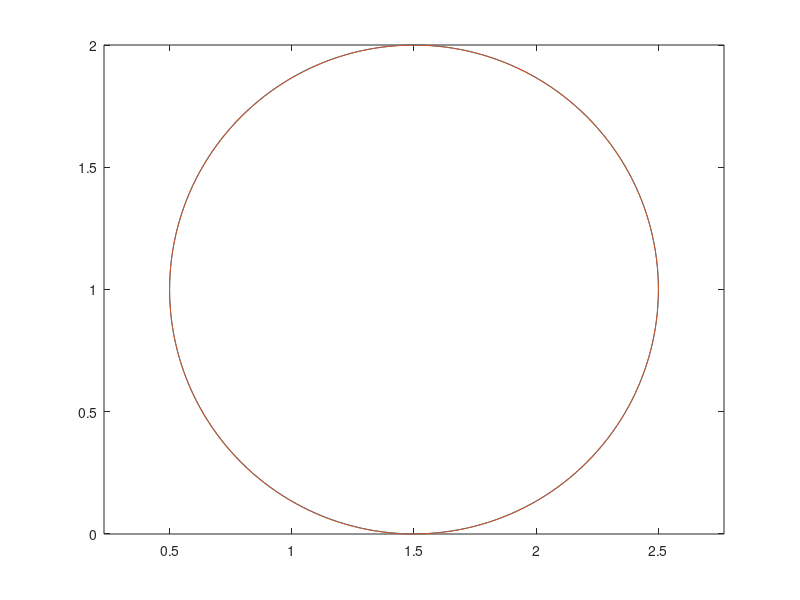
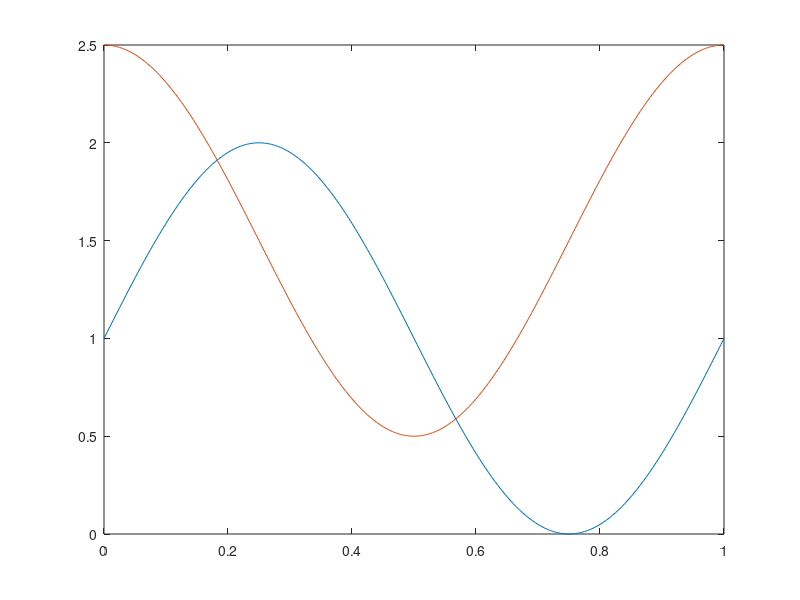
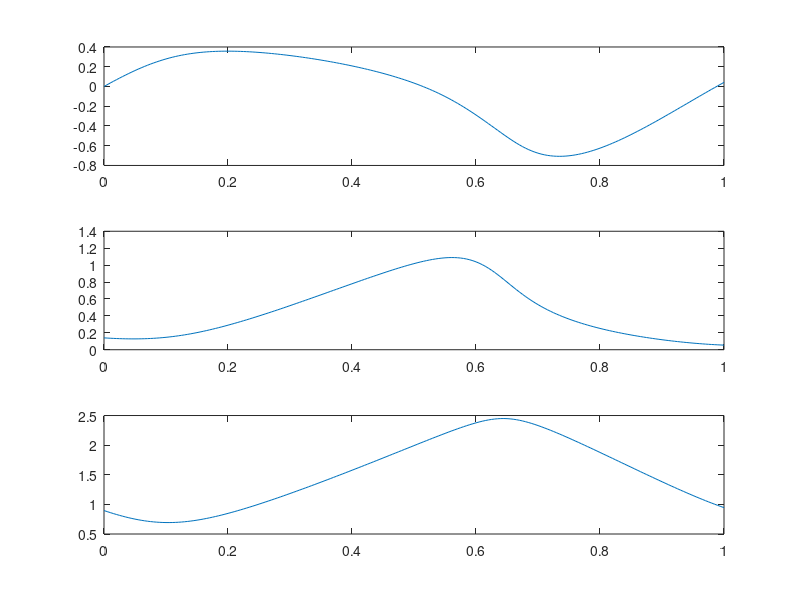

Write the MATLAB code that produced these figures, in order.
home
clear
close all

% envirment
% parameters of robot
m=1;
L=1;
% EF motion
f=1;
A=1;
phi=pi;
Tres=0.005;
time=0:Tres:1*f;

% Circle motion
Xef=A*cos(2*pi/f*time)+1.5;
Yef=A*sin(2*pi/f*time)+1;
DXef=-(2*pi/f)*A*sin(2*pi/f*time);
DYef= (2*pi/f)*A*cos(2*pi/f*time);


q1=deg2rad(0);
q2=deg2rad(8.031);
q3=deg2rad(51.317);

h1=figure;
plot(Xef,Yef)
axis equal
figure
plot(time,Yef)
hold all
plot(time,Xef)



for i=1:length(time)-1
   
    XPn= [Xef(i+1),Yef(i+1)]';
    XPo= [Xef(i),Yef(i)]';
    XPo= L*[cos(q1(i))+cos(q1(i)+q2(i))+cos(q1(i)+q2(i)+q3(i));
           sin(q1(i))+sin(q1(i)+q2(i))+sin(q1(i)+q2(i)+q3(i))];

    
    Qo =[q1(i) , q2(i) , q3(i)]';
    
    DeltaX =XPn- XPo;
    
    Jac= L*[ -sin(q1(i))-sin(q1(i)+q2(i))-sin(q1(i)+q2(i)+q3(i)) ,  -sin(q1(i)+q2(i))-sin(q1(i)+q2(i)+q3(i)) ,-sin(q1(i)+q2(i)+q3(i)) ;
             +cos(q1(i))+cos(q1(i)+q2(i))+cos(q1(i)+q2(i)+q3(i)) ,  cos(q1(i)+q2(i))+cos(q1(i)+q2(i)+q3(i)) ,cos(q1(i)+q2(i)+q3(i))];
    
    JacSharp= Jac'*(Jac*Jac')^-1;
         
    DeltaQ= JacSharp*DeltaX;
    
    Qn= Qo+DeltaQ;
    q1(i+1)=Qn(1);
    q2(i+1)=Qn(2);
    q3(i+1)=Qn(3);
    
end

figure()
subplot(3,1,1)
plot(time,q1)
subplot(3,1,2)
plot(time,q2)
subplot(3,1,3)
plot(time,q3)


Xdesin= L*[cos(q1)+cos(q1+q2)+cos(q1+q2+q3);
           sin(q1)+sin(q1+q2)+sin(q1+q2+q3)];
       
figure(h1)
hold all
plot(Xdesin(1,:),Xdesin(2,:))




% pos=[xef;yef];
% Dpos=[Dxef;Dyef];
% D2pos=[D2xef;D2yef];
% 
% 
% % Joint Trajectories
% 
% for tt=1:length(time)-1
%     lPos=L*[cos(q1(tt))+cos(q1(tt)+q2(tt))+cos(q1(tt)+q2(tt)+q3(tt));
%             sin(q1(tt))+sin(q1(tt)+q2(tt))+sin(q1(tt)+q2(tt)+q3(tt))];
% 
%     cPos=pos(:,tt);
%     dx=cPos-lPos;
% 
%     JJ=L*[-sin(q1(tt))-sin(q1(tt)+q2(tt))-sin(q1(tt)+q2(tt)+q3(tt)), -sin(q1(tt)+q2(tt))-sin(q1(tt)+q2(tt)+q3(tt)), -sin(q1(tt)+q2(tt)+q3(tt));
%            cos(q1(tt))+cos(q1(tt)+q2(tt))+cos(q1(tt)+q2(tt)+q3(tt)),  cos(q1(tt)+q2(tt))+cos(q1(tt)+q2(tt)+q3(tt)),  cos(q1(tt)+q2(tt)+q3(tt))]; 
% 
%     dq=JJ'*(JJ*JJ')^-1*dx;
% 
%     q1(tt+1)=q1(tt)+dq(1);
%     q2(tt+1)=q2(tt)+dq(2);
%     q3(tt+1)=q3(tt)+dq(3);
%     
% end
% 
% RPosVal=L*[cos(q1)+cos(q1+q2)+cos(q1+q2+q3);
%         sin(q1)+sin(q1+q2)+sin(q1+q2+q3)];
% 
%     
% % Required torque for desired path
% q=[q1;q2;q3];
% Dq=differential(q,time,Tres);
% D2q=differential(Dq,time,Tres);
% torqueDesire=TorqueCalculator(D2q,Dq,q,g,m,m,m,L,L,L);
% 
% Middle=ceil(length(time)/2);
% 
% % show    
% close all
% figure('name','Path (3DoF)')
%     plot(xef,yef,'linewidth',2.5,'linestyle','-','color','g')
%     hold on 
%     plot(RPosVal(1,Middle:end),RPosVal(2,Middle:end),'linewidth',2,'linestyle','-.','color','b')
%     legend('Desired','Static Path Planing')
%     hold off
%     axis equal
% 
% figure('name','Joint Trajectories')
%     subplot(3,1,1)
%     plot(time(Middle:end),q1(Middle:end))
%     grid on
%     subplot(3,1,2)
%     plot(time(Middle:end),q2(Middle:end))
%     grid on
%     subplot(3,1,3)
%     plot(time(Middle:end),q3(Middle:end))
%     grid on
%     
% figure('name','Desired Torque vs Time')
%     plot(time(Middle:end),torqueDesire(:,Middle:end))
%     legend('\tau_1','\tau_2','\tau_3')
%     xlabel('time (s)')
%     ylabel('\tau')
%     grid on
%     
% 
% 
% figure('name','Desired Torque vs Angle')
%     subplot(3,1,1)
%     plot(q1(Middle:end),torqueDesire(1,Middle:end))
%     grid on
%     subplot(3,1,2)
%     plot(q2(Middle:end),torqueDesire(2,Middle:end))
%     grid on
%     subplot(3,1,3)
%     plot(q3(Middle:end),torqueDesire(3,Middle:end))
%     grid on
%     
% Y=[q1(1:end)',q2(1:end)',q3(1:end)'];
% AnimBot3DOF(time(1:end),Y,L);
